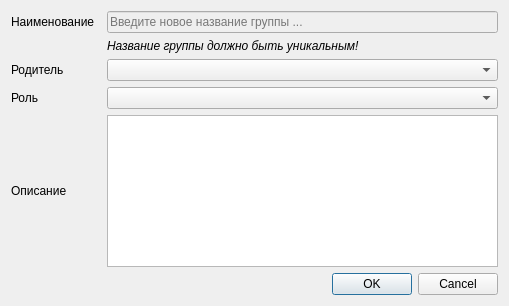
<?xml version="1.0" encoding="UTF-8"?>
<ui version="4.0">
 <class>EditGroupDialog</class>
 <widget class="QDialog" name="EditGroupDialog">
  <property name="geometry">
   <rect>
    <x>0</x>
    <y>0</y>
    <width>509</width>
    <height>306</height>
   </rect>
  </property>
  <property name="windowTitle">
   <string>Редактирование группы</string>
  </property>
  <layout class="QGridLayout" name="gridLayout">
   <item row="3" column="1">
    <widget class="QLabel" name="roleLabel">
     <property name="text">
      <string>Роль</string>
     </property>
    </widget>
   </item>
   <item row="2" column="1">
    <widget class="QLabel" name="parenLabel">
     <property name="text">
      <string>Родитель</string>
     </property>
    </widget>
   </item>
   <item row="2" column="3">
    <widget class="QComboBox" name="parentBox"/>
   </item>
   <item row="0" column="1">
    <widget class="QLabel" name="groupLabel">
     <property name="text">
      <string>Наименование</string>
     </property>
    </widget>
   </item>
   <item row="5" column="1" colspan="3">
    <widget class="QDialogButtonBox" name="buttonBox">
     <property name="orientation">
      <enum>Qt::Horizontal</enum>
     </property>
     <property name="standardButtons">
      <set>QDialogButtonBox::Cancel|QDialogButtonBox::Ok</set>
     </property>
    </widget>
   </item>
   <item row="0" column="3">
    <widget class="QLineEdit" name="groupEdit">
     <property name="enabled">
      <bool>false</bool>
     </property>
     <property name="maxLength">
      <number>50</number>
     </property>
     <property name="placeholderText">
      <string>Введите новое название группы ...</string>
     </property>
    </widget>
   </item>
   <item row="1" column="3">
    <widget class="QLabel" name="label">
     <property name="font">
      <font>
       <italic>true</italic>
      </font>
     </property>
     <property name="text">
      <string>Название группы должно быть уникальным!</string>
     </property>
    </widget>
   </item>
   <item row="3" column="3">
    <widget class="QComboBox" name="rolesBox"/>
   </item>
   <item row="4" column="3">
    <widget class="QTextEdit" name="descriptionEdit"/>
   </item>
   <item row="4" column="1">
    <widget class="QLabel" name="descriptionLabel">
     <property name="text">
      <string>Описание</string>
     </property>
    </widget>
   </item>
  </layout>
 </widget>
 <resources/>
 <connections>
  <connection>
   <sender>buttonBox</sender>
   <signal>accepted()</signal>
   <receiver>EditGroupDialog</receiver>
   <slot>accept()</slot>
   <hints>
    <hint type="sourcelabel">
     <x>248</x>
     <y>254</y>
    </hint>
    <hint type="destinationlabel">
     <x>157</x>
     <y>274</y>
    </hint>
   </hints>
  </connection>
  <connection>
   <sender>buttonBox</sender>
   <signal>rejected()</signal>
   <receiver>EditGroupDialog</receiver>
   <slot>reject()</slot>
   <hints>
    <hint type="sourcelabel">
     <x>316</x>
     <y>260</y>
    </hint>
    <hint type="destinationlabel">
     <x>286</x>
     <y>274</y>
    </hint>
   </hints>
  </connection>
 </connections>
</ui>
